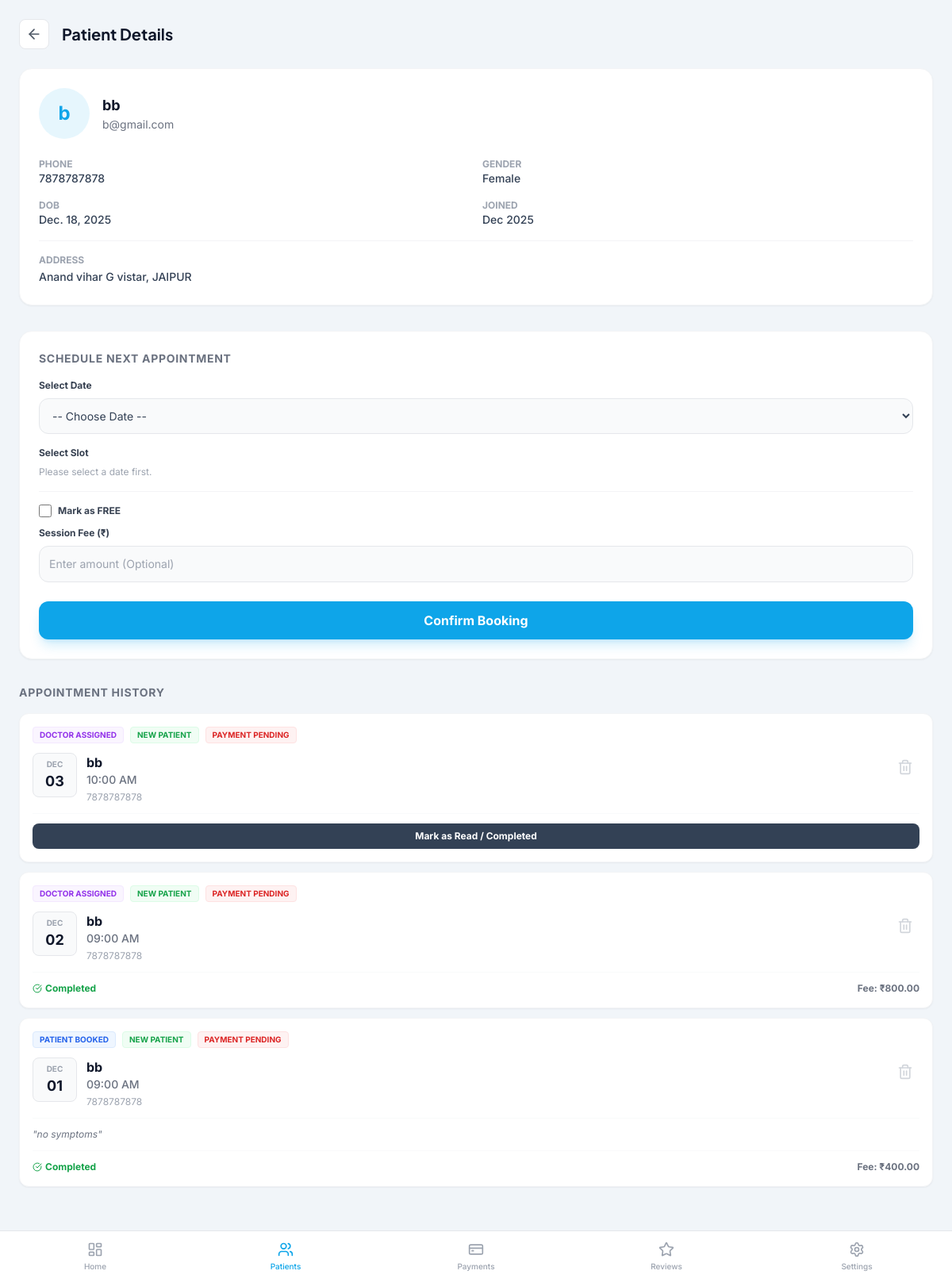
The app's page /custom-admin/patients/3/ (signed in), older data.
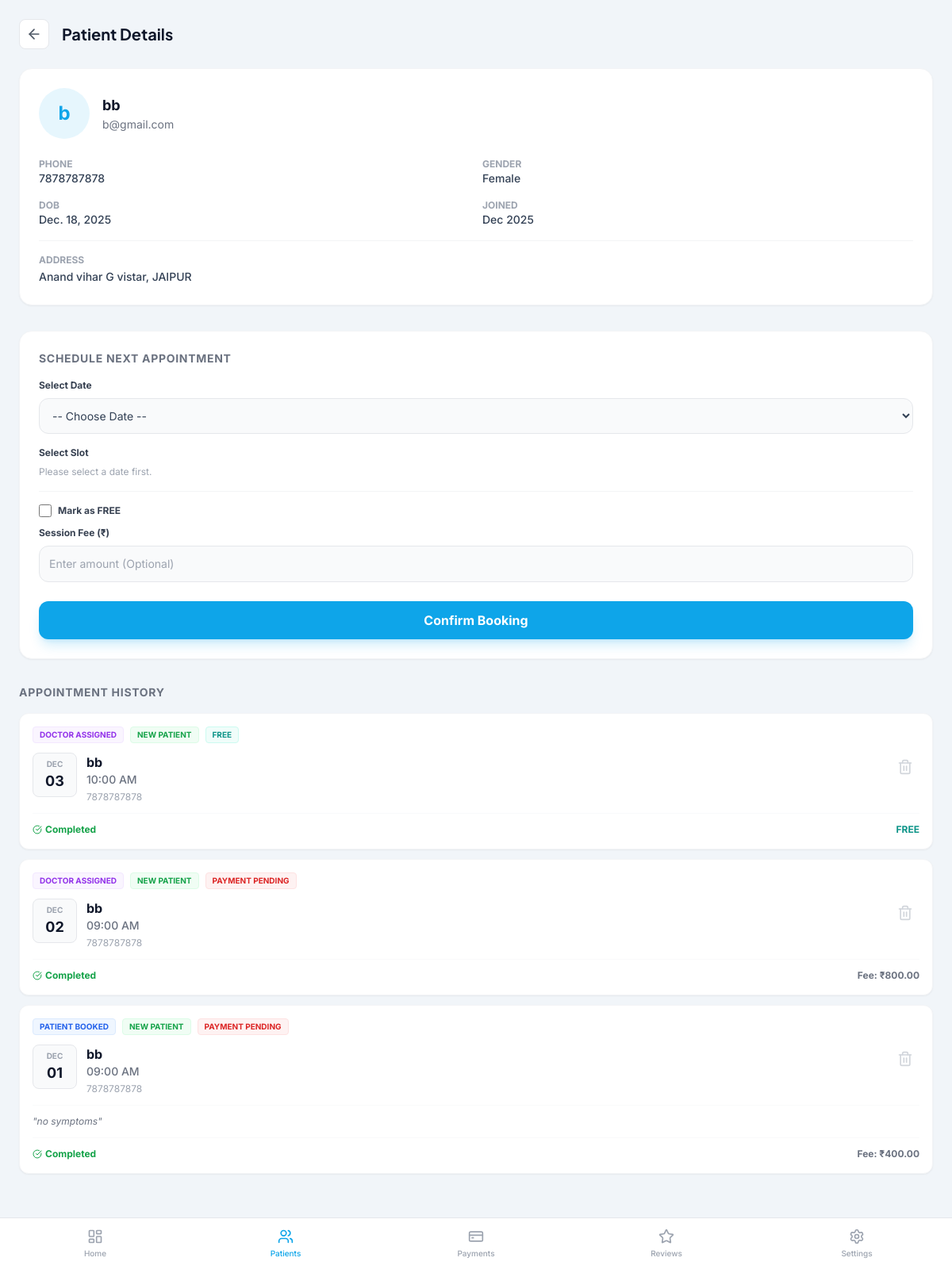
The same page, newer data.
### appointments/models.py (models this page shows, shortened)
class Appointment(models.Model):
    STATUS_CHOICES = [
        ('PENDING', 'Pending'),
        ('CONFIRMED', 'Confirmed'),
        ('COMPLETED', 'Completed'),
        ('CANCELLED', 'Cancelled'),
    ]
    PAYMENT_STATUS_CHOICES = [
        ('PENDING', 'Pending'),
        ('PAID', 'Paid'),
        ('FAILED', 'Failed'),
    ]
    BOOKING_SOURCE_CHOICES = [
        ('PATIENT', 'Patient'),
        ('DOCTOR', 'Doctor'),
    ]
    patient = models.ForeignKey(Patient, on_delete=models.CASCADE, related_name='appointments')
    slot = models.ForeignKey(DailySlot, on_delete=models.CASCADE, related_name='appointments')
    status = models.CharField(max_length=20, choices=STATUS_CHOICES, default='CONFIRMED') # Default confirmed for patient booking
    payment_status = models.CharField(max_length=20, choices=PAYMENT_STATUS_CHOICES, default='PENDING')
    booking_source = models.CharField(max_length=10, choices=BOOKING_SOURCE_CHOICES, default='PATIENT')
    symptoms = models.TextField(blank=True, null=True)
    fee = models.DecimalField(max_digits=10, decimal_places=2, null=True, blank=True)
    is_free = models.BooleanField(default=False)
    razorpay_order_id = models.CharField(max_length=100, null=True, blank=True)
    razorpay_payment_id = models.CharField(max_length=100, null=True, blank=True)
    razorpay_signature = models.CharField(max_length=200, null=True, blank=True)
    created_at = models.DateTimeField(auto_now_add=True)
    updated_at = models.DateTimeField(auto_now=True)

class DailySlot(models.Model):
    date = models.DateField()
    time = models.TimeField()
    capacity = models.PositiveIntegerField(default=1)
    booked_count = models.PositiveIntegerField(default=0)
    is_active = models.BooleanField(default=True)
    class Meta:
        unique_together = ('date', 'time')
        ordering = ['date', 'time']

### accounts/models.py (models this page shows, shortened)
class Patient(models.Model):
    GENDER_CHOICES = [
        ('M', 'Male'),
        ('F', 'Female'),
        ('O', 'Other'),
    ]
    user = models.OneToOneField(User, on_delete=models.CASCADE)
    full_name = models.CharField(max_length=120)
    email = models.EmailField()
    phone = models.CharField(max_length=20, unique=True)
    dob = models.DateField(null=True, blank=True)
    gender = models.CharField(max_length=1, choices=GENDER_CHOICES)
    country = models.CharField(max_length=50)
    address = models.TextField(null=True, blank=True)
    created_at = models.DateTimeField(auto_now_add=True)

### adminpanel/views.py (the view)
# urls.py: path('patients/<int:patient_id>/', views.patient_detail, name='patient_detail'),
@login_required
def patient_detail(request, patient_id):
    patient = get_object_or_404(Patient, id=patient_id)
    appointments = patient.appointments.all().order_by('-slot__date', '-slot__time')
    today = timezone.now().date()
    dates = []
    for i in range(14):
        d = today + timedelta(days=i)
        dates.append({
            'value': d.strftime('%Y-%m-%d'),
            'label': d.strftime('%a, %d %b')
        })
    context = {
        'patient': patient,
        'appointments': appointments,
        'dates': dates,
        'active_tab': 'patients'
    }
    return render(request, 'adminpanel/patient_detail.html', context)

### templates/adminpanel/patient_detail.html (shortened to what the changed rows need)
{% extends 'adminpanel/base_mobile.html' %}
{% block content %}
<div class="p-6">
    <div class="flex items-center gap-4 mb-6">
        <h1 class="text-xl font-heading font-bold text-primary">Patient Details</h1>
    </div>
    <div class="bg-white p-6 rounded-2xl border border-gray-100 shadow-sm mb-8">
        <div class="flex items-center gap-4 mb-6">
            <div>
                <h2 class="text-lg font-bold text-primary">{{ patient.full_name }}</h2>
            </div>
        </div>
    </div>
    <div>
        {% if appointments %}
            <div class="space-y-3">
                {% for appt in appointments %}
                    {% include 'adminpanel/components/appointment_card.html' with appt=appt %}
                {% endfor %}
            </div>
        {% else %}
            <p class="text-gray-400 text-sm">No history available.</p>
        {% endif %}
    </div>
</div>
{% endblock %}

### templates/adminpanel/components/appointment_card.html (shortened to what this page needs)
<div class="bg-white p-4 rounded-xl border border-gray-100 shadow-sm relative overflow-hidden group">
    <div class="flex gap-2 mb-3 flex-wrap">
        {% if appt.booking_source == 'DOCTOR' %}
            <span class="bg-purple-50 text-purple-600 text-[10px] font-bold px-2 py-0.5 rounded border border-purple-100">DOCTOR ASSIGNED</span>
        {% else %}
            <span class="bg-blue-50 text-blue-600 text-[10px] font-bold px-2 py-0.5 rounded border border-blue-100">PATIENT BOOKED</span>
        {% endif %}
        {% if appt.is_repeated %}
            <span class="bg-orange-50 text-orange-600 text-[10px] font-bold px-2 py-0.5 rounded border border-orange-100">REPEATED</span>
        {% else %}
            <span class="bg-green-50 text-green-600 text-[10px] font-bold px-2 py-0.5 rounded border border-green-100">NEW PATIENT</span>
        {% endif %}
        {% if appt.status == 'CANCELLED' %}
             <span class="bg-red-50 text-red-600 text-[10px] font-bold px-2 py-0.5 rounded border border-red-100">CANCELLED</span>
        {% elif appt.is_free %}
             <span class="bg-teal-50 text-teal-600 text-[10px] font-bold px-2 py-0.5 rounded border border-teal-100">FREE</span>
        {% elif appt.payment_status == 'PAID' %}
             <span class="bg-teal-50 text-teal-600 text-[10px] font-bold px-2 py-0.5 rounded border border-teal-100">PAID</span>
        {% else %}
             <span class="bg-red-50 text-red-600 text-[10px] font-bold px-2 py-0.5 rounded border border-red-100">PAYMENT PENDING</span>
        {% endif %}
    </div>
    <div class="flex justify-between items-start">
        <div class="flex gap-3">
            <div class="flex flex-col items-center justify-center bg-gray-50 rounded-lg w-14 h-14 border border-gray-200">
                <span class="text-[10px] font-bold text-gray-400 uppercase">{{ appt.slot.date|date:"M" }}</span>
                <span class="text-lg font-bold text-primary">{{ appt.slot.date|date:"d" }}</span>
            </div>
            <div>
                <h3 class="font-bold text-primary text-base">{{ appt.patient.full_name }}</h3>
                <p class="text-sm text-gray-500 font-medium">{{ appt.slot.time|date:"h:i A" }}</p>
                <p class="text-xs text-gray-400 mt-1">{{ appt.patient.phone }}</p>
            </div>
        </div>
        <form action="{% url 'adminpanel:delete_appointment' appt.id %}" method="POST" onsubmit="return confirm('Are you sure you want to delete this appointment?');">
            <button type="submit" class="p-2 text-gray-300 hover:text-red-500 transition-colors">
                <i data-lucide="trash-2" class="w-5 h-5"></i>
            </button>
        </form>
    </div>
    {% if appt.symptoms %}
    <div class="mt-3 pt-3 border-t border-gray-50">
        <p class="text-xs text-gray-500 italic line-clamp-2">"{{ appt.symptoms }}"</p>
    </div>
    {% endif %}
    <div class="mt-3 pt-3 border-t border-gray-50">
        {% if appt.status == 'COMPLETED' %}
            <div class="flex justify-between items-center">
                <span class="text-xs font-bold text-green-600 flex items-center gap-1">
                    <i data-lucide="check-circle" class="w-3 h-3"></i> Completed
                </span>
                <span class="text-xs font-bold text-gray-500">
                    {% if appt.is_free %}
                        <span class="text-teal-600 font-bold">FREE</span>
                    {% else %}
                        Fee: ₹{{ appt.fee }}
                    {% endif %}
                </span>
            </div>
        {% else %}
            <button onclick="toggleFeeForm('fee-form-{{ appt.id }}')" class="w-full text-center text-xs font-bold text-white bg-secondary hover:bg-gray-700 py-2 rounded-lg transition-colors shadow-sm">
                Mark as Read / Completed
            </button>
        {% endif %}
    </div>
</div>

Row changes from the older to the newer data that the page shows:
changed Appointment "10:00 AM": status "PAYMENT PENDING Mark as Read / Completed" → "FREE Completed FREE"
